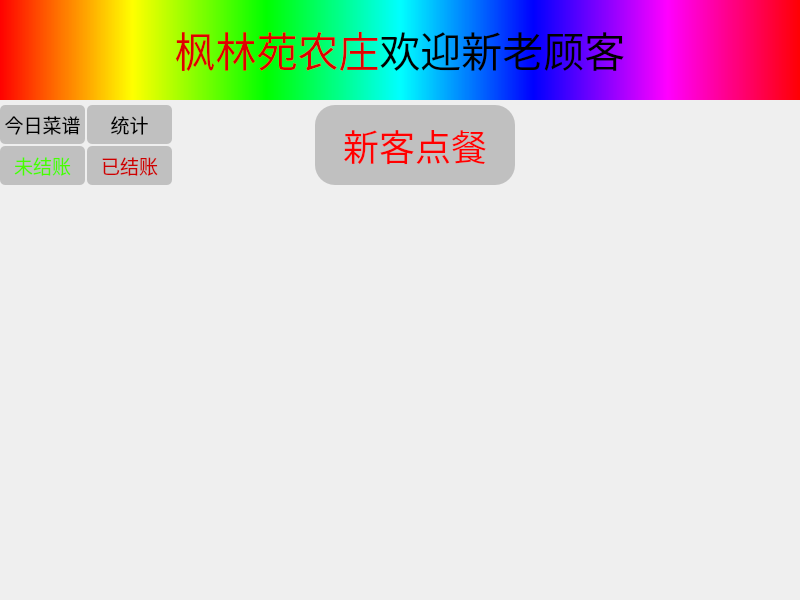
<?xml version="1.0" encoding="UTF-8"?>
<ui version="4.0">
 <class>Main</class>
 <widget class="QWidget" name="Main">
  <property name="geometry">
   <rect>
    <x>0</x>
    <y>0</y>
    <width>800</width>
    <height>600</height>
   </rect>
  </property>
  <property name="sizePolicy">
   <sizepolicy hsizetype="Preferred" vsizetype="Preferred">
    <horstretch>0</horstretch>
    <verstretch>0</verstretch>
   </sizepolicy>
  </property>
  <property name="font">
   <font>
    <family>华文仿宋</family>
    <pointsize>14</pointsize>
   </font>
  </property>
  <property name="windowTitle">
   <string>枫林苑农庄——营业管理系统1.0版</string>
  </property>
  <property name="styleSheet">
   <string notr="true">QWidget#Main {border-image: url(:/bg1.jpg);}
QWidget#Main QPushButton:hover {background: rgba(255, 255, 255, 50);}
QWidget#Main QPushButton:pressed {padding-top:5px;padding-left:5px;}

QWidget#widget_4 QPushButton {background: rgba(0, 0, 0, 50);border-radius:5px;}

QPushButton#btnOrder {background: rgba(0, 0, 0, 50);border-radius:20px;border-image: url(:/bg6.png);color:red;}

QWidget#Main QPushButton#btnUnpaid {color: rgb(75, 250, 0);}
QWidget#Main QPushButton#btnPaid {color: rgb(205, 0, 0);}

</string>
  </property>
  <layout class="QVBoxLayout" name="verticalLayout">
   <property name="spacing">
    <number>5</number>
   </property>
   <property name="leftMargin">
    <number>0</number>
   </property>
   <property name="topMargin">
    <number>0</number>
   </property>
   <property name="rightMargin">
    <number>0</number>
   </property>
   <property name="bottomMargin">
    <number>0</number>
   </property>
   <item>
    <widget class="QLabel" name="label">
     <property name="minimumSize">
      <size>
       <width>0</width>
       <height>100</height>
      </size>
     </property>
     <property name="font">
      <font>
       <family>华文行楷</family>
       <pointsize>31</pointsize>
      </font>
     </property>
     <property name="styleSheet">
      <string notr="true">background-color: qlineargradient(spread:pad, x1:0, y1:0, x2:1, y2:0, stop:0 rgba(255, 0, 0, 255), stop:0.166 rgba(255, 255, 0, 255), stop:0.333 rgba(0, 255, 0, 255), stop:0.5 rgba(0, 255, 255, 255), stop:0.666 rgba(0, 0, 255, 255), stop:0.833 rgba(255, 0, 255, 255), stop:1 rgba(255, 0, 0, 255));</string>
     </property>
     <property name="text">
      <string>&lt;html&gt;&lt;head/&gt;&lt;body&gt;&lt;p&gt;&lt;span style=&quot; color:#de0000;&quot;&gt;枫林苑农庄&lt;/span&gt;欢迎新老顾客&lt;/p&gt;&lt;/body&gt;&lt;/html&gt;</string>
     </property>
     <property name="alignment">
      <set>Qt::AlignCenter</set>
     </property>
    </widget>
   </item>
   <item>
    <widget class="QWidget" name="widget" native="true">
     <layout class="QHBoxLayout" name="horizontalLayout_3">
      <property name="spacing">
       <number>0</number>
      </property>
      <property name="leftMargin">
       <number>0</number>
      </property>
      <property name="topMargin">
       <number>0</number>
      </property>
      <property name="rightMargin">
       <number>0</number>
      </property>
      <property name="bottomMargin">
       <number>0</number>
      </property>
      <item>
       <widget class="QWidget" name="widget_4" native="true">
        <layout class="QGridLayout" name="gridLayout">
         <property name="leftMargin">
          <number>0</number>
         </property>
         <property name="topMargin">
          <number>0</number>
         </property>
         <property name="rightMargin">
          <number>0</number>
         </property>
         <property name="bottomMargin">
          <number>0</number>
         </property>
         <property name="spacing">
          <number>2</number>
         </property>
         <item row="0" column="0">
          <widget class="QPushButton" name="btnTodayDish">
           <property name="sizePolicy">
            <sizepolicy hsizetype="Minimum" vsizetype="Minimum">
             <horstretch>0</horstretch>
             <verstretch>0</verstretch>
            </sizepolicy>
           </property>
           <property name="minimumSize">
            <size>
             <width>85</width>
             <height>0</height>
            </size>
           </property>
           <property name="font">
            <font>
             <family>楷体</family>
             <pointsize>14</pointsize>
            </font>
           </property>
           <property name="text">
            <string>今日菜谱</string>
           </property>
          </widget>
         </item>
         <item row="0" column="1">
          <widget class="QPushButton" name="pushButton_5">
           <property name="sizePolicy">
            <sizepolicy hsizetype="Minimum" vsizetype="Minimum">
             <horstretch>0</horstretch>
             <verstretch>0</verstretch>
            </sizepolicy>
           </property>
           <property name="minimumSize">
            <size>
             <width>85</width>
             <height>0</height>
            </size>
           </property>
           <property name="font">
            <font>
             <family>楷体</family>
             <pointsize>14</pointsize>
            </font>
           </property>
           <property name="text">
            <string>统计</string>
           </property>
          </widget>
         </item>
         <item row="1" column="0">
          <widget class="QPushButton" name="btnUnpaid">
           <property name="sizePolicy">
            <sizepolicy hsizetype="Minimum" vsizetype="Minimum">
             <horstretch>0</horstretch>
             <verstretch>0</verstretch>
            </sizepolicy>
           </property>
           <property name="minimumSize">
            <size>
             <width>85</width>
             <height>0</height>
            </size>
           </property>
           <property name="font">
            <font>
             <family>楷体</family>
             <pointsize>14</pointsize>
            </font>
           </property>
           <property name="styleSheet">
            <string notr="true"/>
           </property>
           <property name="text">
            <string>未结账</string>
           </property>
          </widget>
         </item>
         <item row="1" column="1">
          <widget class="QPushButton" name="btnPaid">
           <property name="sizePolicy">
            <sizepolicy hsizetype="Minimum" vsizetype="Minimum">
             <horstretch>0</horstretch>
             <verstretch>0</verstretch>
            </sizepolicy>
           </property>
           <property name="minimumSize">
            <size>
             <width>85</width>
             <height>0</height>
            </size>
           </property>
           <property name="font">
            <font>
             <family>楷体</family>
             <pointsize>14</pointsize>
            </font>
           </property>
           <property name="styleSheet">
            <string notr="true"/>
           </property>
           <property name="text">
            <string>已结账</string>
           </property>
          </widget>
         </item>
        </layout>
       </widget>
      </item>
      <item>
       <spacer name="horizontalSpacer_2">
        <property name="orientation">
         <enum>Qt::Horizontal</enum>
        </property>
        <property name="sizeHint" stdset="0">
         <size>
          <width>40</width>
          <height>20</height>
         </size>
        </property>
       </spacer>
      </item>
      <item>
       <widget class="QPushButton" name="btnOrder">
        <property name="sizePolicy">
         <sizepolicy hsizetype="Minimum" vsizetype="Minimum">
          <horstretch>0</horstretch>
          <verstretch>0</verstretch>
         </sizepolicy>
        </property>
        <property name="minimumSize">
         <size>
          <width>200</width>
          <height>80</height>
         </size>
        </property>
        <property name="maximumSize">
         <size>
          <width>200</width>
          <height>80</height>
         </size>
        </property>
        <property name="font">
         <font>
          <family>华文新魏</family>
          <pointsize>27</pointsize>
         </font>
        </property>
        <property name="styleSheet">
         <string notr="true"/>
        </property>
        <property name="text">
         <string>新客点餐</string>
        </property>
       </widget>
      </item>
      <item>
       <spacer name="horizontalSpacer_3">
        <property name="orientation">
         <enum>Qt::Horizontal</enum>
        </property>
        <property name="sizeHint" stdset="0">
         <size>
          <width>40</width>
          <height>20</height>
         </size>
        </property>
       </spacer>
      </item>
      <item>
       <spacer name="horizontalSpacer">
        <property name="orientation">
         <enum>Qt::Horizontal</enum>
        </property>
        <property name="sizeHint" stdset="0">
         <size>
          <width>40</width>
          <height>20</height>
         </size>
        </property>
       </spacer>
      </item>
     </layout>
    </widget>
   </item>
   <item>
    <widget class="QWidget" name="widget_2" native="true">
     <layout class="QHBoxLayout" name="horizontalLayout_2">
      <item>
       <widget class="QStackedWidget" name="stkWid">
        <property name="currentIndex">
         <number>1</number>
        </property>
        <widget class="QWidget" name="widUnpaid">
         <layout class="QGridLayout" name="gridUnpaid"/>
        </widget>
        <widget class="QWidget" name="widPaid">
         <layout class="QGridLayout" name="gridPaid"/>
        </widget>
       </widget>
      </item>
     </layout>
    </widget>
   </item>
  </layout>
 </widget>
 <resources>
  <include location="images.qrc"/>
 </resources>
 <connections/>
</ui>
